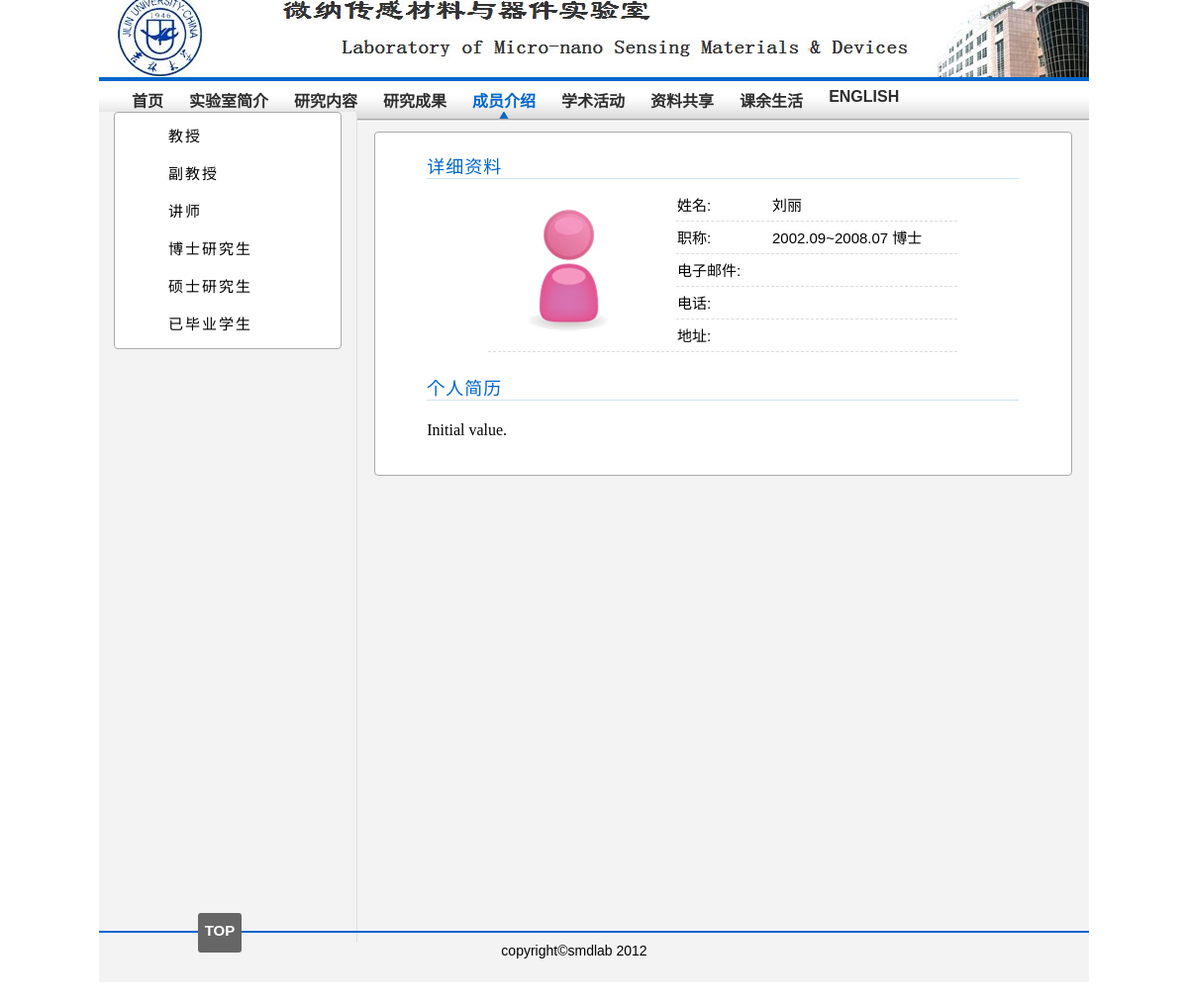
The page /people_detail.php?id=21 on the database its author committed.
### tables this page shows
CREATE TABLE `member` (
  `m_id` int(11) NOT NULL auto_increment,
  `m_cname` varchar(100) NOT NULL default '',
  `m_password` varchar(10) NOT NULL default '',
  `m_permit` tinyint(1) NOT NULL default '0',
  `m_ename` varchar(100) NOT NULL default '',
  `m_title` varchar(100) NOT NULL default '',
  `m_title1` varchar(200) NOT NULL default '',
  `m_mark` tinyint(1) default NULL,
  `m_email` varchar(100) default NULL,
  `m_tel` varchar(100) default NULL,
  `m_addr` varchar(100) default NULL,
  `m_photopath` varchar(100) default '../picture/people/default_avatar_m.jpeg',
  `m_detail` text NOT NULL,
  PRIMARY KEY  (`m_id`)
);

### people_detail.php (the view, shortened to what this page needs)
<!DOCTYPE html PUBLIC "-//W3C//DTD XHTML 1.0 Transitional//EN" "http://www.w3.org/TR/xhtml1/DTD/xhtml1-transitional.dtd">
<html xmlns="http://www.w3.org/1999/xhtml">
<head>
<?php include("./include/media/css.php");?>
<link rel="stylesheet" type="text/css" href="./media/css/people.css" />
</head>
<body>
<div id="wrapper">
<?php include("./include/header.php");?>
<div id="content">
    <div id="sidebar">
	    <?php include("./include/sidebar_people.php");?>
	</div>
	<div id="main">
	    <div id="area">
		    <div class="area2" id="area_detail">
			    <h4>详细资料</h4>
				<?php
					$peopleid=$_GET['id'];
					$result = mysql_query("select * from member where m_id='$peopleid'");
					$row = mysql_fetch_array($result);
				?>
				<table id="people_info">
					<tr valign="top">
					    <td rowspan="5" class="photo_td" width="40%">
						    <img alt="View Detail" src="<?php echo "../background".substr($row['m_photopath'],2);?>"></img>
						</td>
					    <td width="20%">姓名:</td>
						<td width="40%"><?php echo $row['m_cname']?></td>
					</tr>
					<tr valign="top">
					    <td>职称:</td>
						<td><?php echo $row['m_title1']?></td>
					</tr>
					<tr valign="top">
					    <td>电子邮件:</td>
						<td><?php echo $row['m_email']?></td>
					</tr>
					<tr valign="top">
					    <td>电话:</td>
						<td><?php echo $row['m_tel']?></td>
					</tr>
					<tr valign="top">
					    <td>地址:</td>
						<td><?php echo $row['m_addr']?></td>
					</tr>
				</table>
				<h4>个人简历</h4>
			    <div id="people_brief"><?php echo $row['m_detail']; ?></div>
		    </div>
        </div>
    </div>
<?php include("./include/footer.php");?>
</div>
</body>
</html>

### media/css/common/layout.css (style rules this page uses)
#content { position: relative; min-height: 870px; }
#sidebar { min-height: 830px; _height: 860px; width: 240px; padding: 0 10px 10px 10px; margin: 10px 0 0 0; }
#main { position: absolute; left: 260px; top: 0px; min-height: 840px; width: 740px; }
#main #area { margin: 10px auto 0px; padding: 0px 0 0px; width: 95%; border-radius: 4px; }

### media/css/common/color.css (style rules this page uses)
#content { border-top:1px #fff solid; background: #F3F3F3; }
#sidebar { background: #F3F3F3; border-right: 1px solid #DFDFDF; }
#main #area { border: 1px solid #aaa; background: #fff; }

### media/css/people.css (style rules this page uses)
#area .area2 h4 { letter-spacing: 1px; border-bottom: 1px solid #CEE1EE; text-align: left; margin: 20px auto 10px; font: normal 18px 微软雅黑,arial,sans-serif; color: #06c; }
#area #area_detail { width: 85%; margin: 20px auto 30px; }
#area #people_info { width: 80%; margin: 10px auto 4px; font-family:微软雅黑,arial,sans-serif; }
#area #people_info tr td { border-bottom: 1px dashed #ddd; font-size: 15px; }
#area #people_info img { width: 160px; }

### rows shown on the page
member: m_photopath (placeholder picture), m_cname "刘丽", m_title1 "2002.09~2008.07 博士", m_detail "Initial value."
